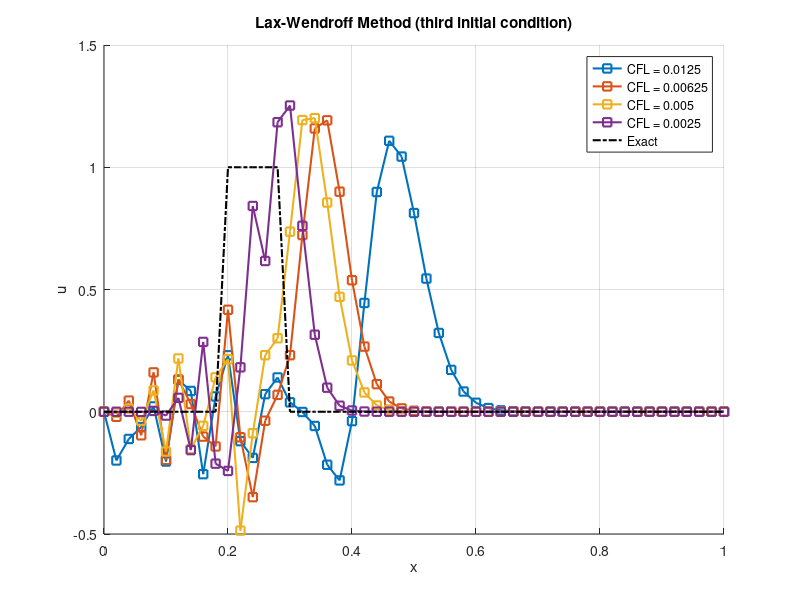

Write MATLAB code to recreate this figure.
clc, clear, close all ;
%% third initial conditions 

dts=[0.00050,0.00025,0.00020,0.00010];
for i = 1 : length(dts)
  t = 0.0 ; 
  dt = dts(i) ;
  nt = 1000 ;
    
  L = 1.0 ;
  dx = L/50.0 ;
  dxx = 2.0*dx ;
  ddx = dx*dx ;
  a = 0.5 ;
  
  x = 0.0 : dx : L ;
  nx = length(x) ;
  
  u = zeros(nx,1) ;
  u0 = zeros(nx,1) ;
  
  CFL = [a*dts(1)/dx, a*dts(2)/dx, a*dts(3)/dx, a*dts(4)/dx] ;
  
  %% initial condition
  for ix = 1 : nx
      if (x(ix)>=0.0 && x(ix)<0.2)
          u0(ix) = 0.0 ;
      elseif (x(ix)>=0.2 && x(ix)<0.3)
          u0(ix) = 1.0 ;
      else
          u0(ix) = 0.0 ;      
      end
  end
 
  for it = 1 : nt
      for ix = 2 : nx-1
        u(ix) = u0(ix)-a*dt*((u0(ix+1)-u0(ix-1))/dxx) + 0.5*a^2.0*dt^2.0*...
                ((u0(ix+1)-2.0*u0(ix)+u0(ix-1)))/ddx ;
      end 
      u0 = u ;
      
   for ix = 1 : nx
      if (x(ix)>=0.0 && x(ix)<0.2)
          u_exact(ix) = 0.0 ;
      elseif (x(ix)>=0.2 && x(ix)<0.3)
          u_exact(ix) = 1.0 ;
      else
          u_exact(ix) = 0.0 ;      
      end
  end
      
  end
  
    hold on
    grid on
    plot (x,u,'-s','linewidth',1.5)
    xlabel x
    ylabel u
    title 'Lax-Wendroff Method (third initial condition)'
  
end
plot(x,u_exact,'-.k','linewidth',1.5)
legend('CFL = 0.0125','CFL = 0.00625','CFL = 0.005','CFL = 0.0025', 'Exact')

   for ix = 1 : nx
       error(ix) = abs(u(ix)-u_exact(ix)) ;
     fprintf('\n x: %f  Numerical u: %f  Analytical u: %f Error: %f \n', x(ix), u(ix), u_exact(ix), error(ix))
   end